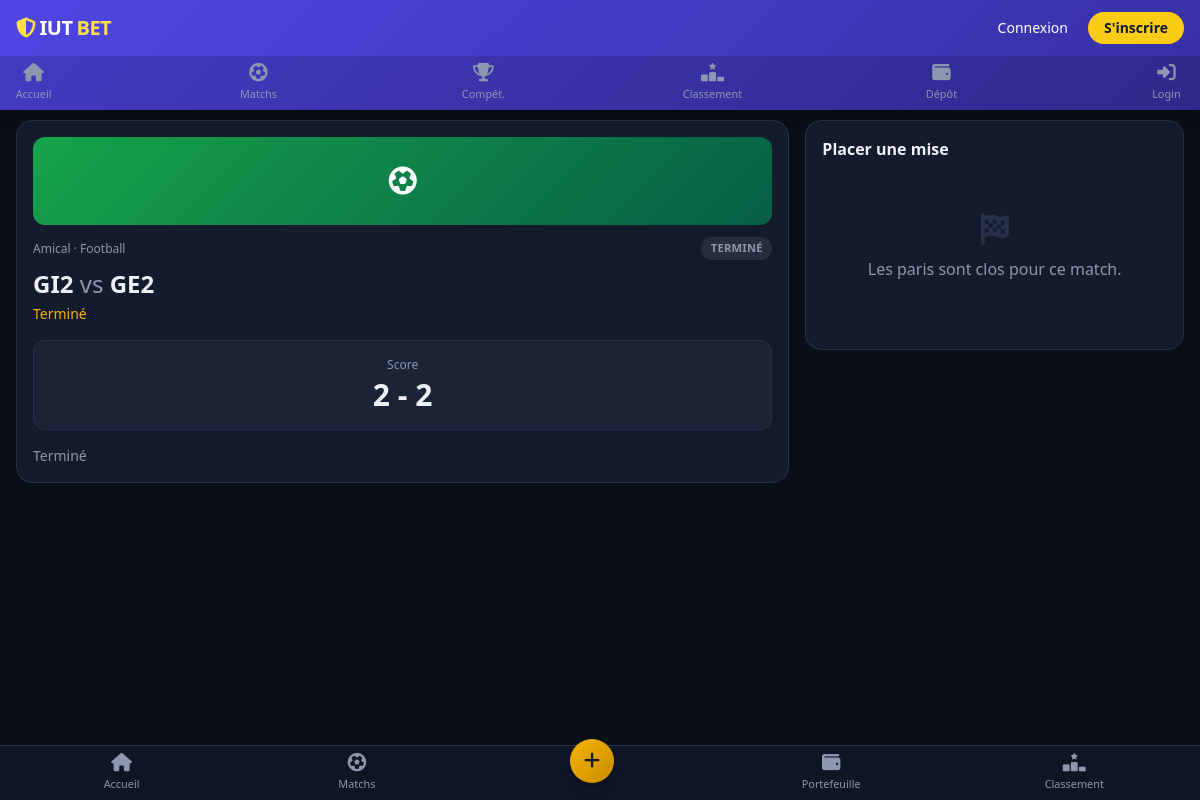
The app's page /match/1 with its own data.
### tables this page shows
CREATE TABLE matches (
            id INTEGER PRIMARY KEY AUTOINCREMENT,
            title TEXT,
            team_a TEXT,
            team_b TEXT,
            start_time TEXT,
            competition TEXT,
            discipline TEXT,
            status TEXT DEFAULT 'scheduled',
            odds_a REAL DEFAULT 1.5,
            odds_x REAL DEFAULT 3.0,
            odds_b REAL DEFAULT 2.5,
            score_a INTEGER DEFAULT 0,
            score_b INTEGER DEFAULT 0,
            image TEXT DEFAULT NULL
        );

### app.py (the view)
@app.route('/match/<int:match_id>')
def match_detail(match_id):
    conn = get_db(); c = conn.cursor()
    c.execute("SELECT * FROM matches WHERE id=?", (match_id,))
    m = c.fetchone(); conn.close()
    if not m:
        abort(404)
    return render_template('match_v2.html', match=m, durations=DURATION_MAP)

### app.py (called while the page is built, shortened)
def get_db():
    conn = sqlite3.connect(DB_PATH)
    conn.row_factory = sqlite3.Row
    return conn

def refresh_session_user():
    if 'user' in session:
        conn = get_db(); c = conn.cursor()
        c.execute("SELECT id, username, balance, is_admin, blocked FROM users WHERE id=?", (session['user']['id'],))
        u = c.fetchone(); conn.close()
        if u and not u['blocked']:
            session['user'] = dict(u)
        else:
            session.pop('user', None)

def update_match_statuses():
    now = datetime.now(timezone.utc)
    conn = get_db(); c = conn.cursor()
    c.execute("SELECT id, start_time FROM matches WHERE status = 'scheduled'")
    rows = c.fetchall()
    conn.commit(); conn.close()

@app.before_request
@app.before_request
def csrf_protect():
    if '_csrf_token' not in session:
        session['_csrf_token'] = secrets.token_urlsafe(32)
    if request.method not in ('GET', 'HEAD', 'OPTIONS') and request.endpoint != 'webhook_campay':
        supplied = request.headers.get('X-CSRF-Token') or request.form.get('csrf_token', '')
        if not hmac.compare_digest(session['_csrf_token'], supplied):
            return jsonify({'error': 'Jeton CSRF invalide. Rechargez la page et réessayez.'}), 400

@app.context_processor
def inject_csrf_token():
    return {'csrf_token': session.get('_csrf_token', '')}

@app.before_request
def before():
    refresh_session_user()
    try:
        if 'user' in session:
            conn = get_db(); c = conn.cursor()
            c.execute("INSERT OR REPLACE INTO online_users (user_id, last_seen) VALUES (?, ?)",
                      (session['user']['id'], now_iso()))
            conn.commit(); conn.close()
    except Exception as e:
        print('Erreur update online_users:', e)
    try:
        update_match_statuses()
        process_finished_matches()
        poll_pending_provider_payments()
    except Exception as e:
        print('Erreur housekeeping:', e)

### templates/match_v2.html (shortened to what this page needs)
{% extends 'base_v2.html' %}
{% block content %}
{% set sport_icons = {'Football':'fa-futbol','Basketball':'fa-basketball','Volleyball':'fa-volleyball','Handball':'fa-hand-fist'} %}
{% set sport_class = {'Football':'football','Basketball':'basketball','Volleyball':'volleyball','Handball':'handball'} %}
<div class="px-4 grid md:grid-cols-3 gap-4">
  <div class="md:col-span-2 card">
    {% if match['image'] %}
    <div class="sport-banner" style="height:9rem;background-image:url('{{ url_for('uploaded_file', filename=match['image']) }}');background-size:cover;background-position:center"></div>
    {% else %}
    <div class="sport-banner {{ sport_class.get(match['discipline'],'football') }}"><i class="fas {{ sport_icons.get(match['discipline'],'fa-futbol') }}"></i></div>
    {% endif %}
    <div class="flex items-center justify-between">
      <span class="text-xs text-[var(--text-muted)]">{{ match['competition'] }} · {{ match['discipline'] }}</span>
      {% if match['status'] == 'live' %}<span class="status-badge status-live"><span class="live-dot"></span> Live</span>
      {% elif match['status'] == 'halftime' %}<span class="status-badge status-halftime">Mi-temps</span>
      {% elif match['status'] == 'finished' %}<span class="status-badge status-finished">Terminé</span>
      {% else %}<span class="status-badge status-scheduled">À venir</span>{% endif %}
    </div>
    <h1 class="text-2xl font-bold mt-2">{{ match['team_a'] }} <span class="text-[var(--text-muted)] font-normal">vs</span> {{ match['team_b'] }}</h1>
    <div class="text-sm text-[var(--gold)] mt-1" id="match-timer" data-match-time="{{ match['start_time'] }}" data-match-disc="{{ match['discipline'] }}">Chargement…</div>
    <div class="mt-4 surface-2 rounded-xl p-4 text-center">
      <div class="text-xs text-[var(--text-muted)] mb-1">Score</div>
      <div class="text-3xl font-extrabold" id="live-score">{{ match['score_a'] }} - {{ match['score_b'] }}</div>
    </div>
    {% if match['title'] %}
    <p class="text-sm text-[var(--text-muted)] mt-4">{{ match['title'] }}</p>
    {% endif %}
  </div>
  <div class="card h-fit">
    <h3 class="font-semibold mb-3">Placer une mise</h3>
    {% if match['status'] == 'scheduled' %}
    {% if session.user %}
    <form id="betForm">
      <input type="hidden" name="match_id" value="{{ match['id'] }}">
      <label class="form-label">Votre pronostic</label>
      <div class="odds-row mb-3" id="choice-buttons">
        <button type="button" class="odds-btn" data-choice="1" aria-pressed="false"><span class="label">1</span><span class="value">{{ '%.2f'|format(match['odds_a']) }}</span></button>
        <button type="button" class="odds-btn" data-choice="X" aria-pressed="false"><span class="label">X</span><span class="value">{{ '%.2f'|format(match['odds_x']) }}</span></button>
        <button type="button" class="odds-btn" data-choice="2" aria-pressed="false"><span class="label">2</span><span class="value">{{ '%.2f'|format(match['odds_b']) }}</span></button>
      </div>
      <input type="hidden" name="choice" id="choiceInput">
      <label class="form-label">Montant (100 — 5000 F)</label>
      <input type="number" name="amount" id="amountInput" min="100" max="5000" value="500" class="form-input">
      <div class="text-sm text-[var(--text-muted)] mt-2">Gain potentiel : <span class="font-semibold text-[var(--gold)]" id="potentialWin">—</span></div>
      <button class="btn btn-gold w-full mt-4" type="button" onclick="placeBet()">Parier maintenant</button>
    </form>
    {% else %}
    <p class="text-sm text-[var(--text-muted)] mb-3">Connectez-vous pour parier sur ce match.</p>
    <a href="{{ url_for('login') }}" class="btn btn-gold w-full">Se connecter</a>
    {% endif %}
    {% else %}
    <div class="empty-state"><i class="fas fa-flag-checkered"></i>Les paris sont clos pour ce match.</div>
    {% endif %}
  </div>
</div>
{% endblock %}

### static/css/app.css (style rules this page uses)
:root { --bg: #0a0e17; --bg-elevated: #0f1524; --surface: #141b2d; --surface-2: #1b2436; --border: #26304a; --text: #eef1f8; --text-muted: #8d97af; --primary: #4f46e5; --primary-dark: #3730a3; --primary-light: #6366f1; --gold: #f5b301; --gold-dark: #c98d00; --success: #16c26a; --danger: #ef4444; --live: #ef4444; --radius: 1rem; }
* { -webkit-tap-highlight-color: transparent; }
body { font-family: 'Poppins', system-ui, -apple-system, sans-serif; background: var(--bg); color: var(--text); min-height: 100vh; padding-bottom: 5.5rem; }
.card { background: var(--surface); border: 1px solid var(--border); border-radius: var(--radius); padding: 1rem; color: var(--text); }
.surface-2 { background: var(--surface-2); border: 1px solid var(--border); }
.sport-banner { height: 5.5rem; border-radius: 0.75rem; display: flex; align-items: center; justify-content: center; font-size: 1.75rem; color: white; margin-bottom: 0.75rem; }
.sport-banner.football { background: linear-gradient(135deg,#16a34a,#065f46); }
.status-badge { display: inline-flex; align-items: center; gap: 0.3rem; padding: 0.2rem 0.6rem; border-radius: 999px; font-size: 0.7rem; font-weight: 600; letter-spacing: 0.02em; text-transform: uppercase; }
.status-finished { background: rgba(141,151,175,0.15); color: var(--text-muted); }
.empty-state { text-align: center; padding: 2.5rem 1rem; color: var(--text-muted); }
.empty-state i { font-size: 2rem; margin-bottom: 0.75rem; display: block; color: var(--border); }

### records on screen
matches: competition "Amical", discipline "Football", team_a "GI2", team_b "GE2", score_a "2", score_b "2", title "Terminé"
